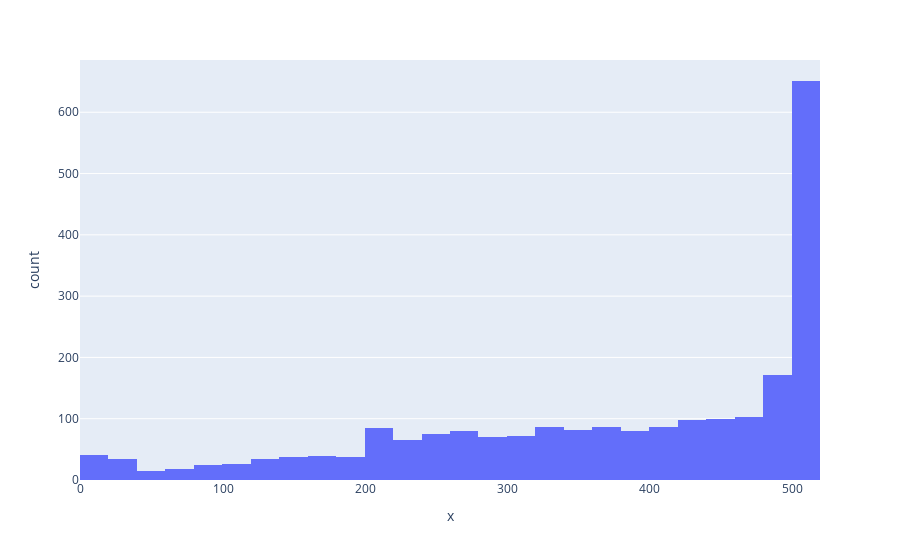

The notebook cell saved with this chart:
### Code cell
# plotly express histogram of chunk lengths
import plotly.express as px

px.histogram(x=[len(chunk) for chunk in recursive_chunks]).show()

### Figure 1 — Plotly figure (JSON) as saved in the notebook; plotly's stock layout.template omitted (floating-point values rounded to 4 significant figures; data arrays with more than 128 entries replaced by an {"elided": "..."} marker saying what was removed)
{"data": [{"bingroup": "x", "hovertemplate": "x=%{x}<br>count=%{y}<extra></extra>", "legendgroup": "", "marker": {"color": "#636efa", "pattern": {"shape": ""}}, "name": "", "orientation": "v", "showlegend": false, "type": "histogram", "x": {"elided": "2298 int values"}, "xaxis": "x", "yaxis": "y"}], "layout": {"barmode": "relative", "legend": {"tracegroupgap": 0}, "margin": {"t": 60}, "xaxis": {"anchor": "y", "domain": [0, 1], "title": {"text": "x"}}, "yaxis": {"anchor": "x", "domain": [0, 1], "title": {"text": "count"}}}}
